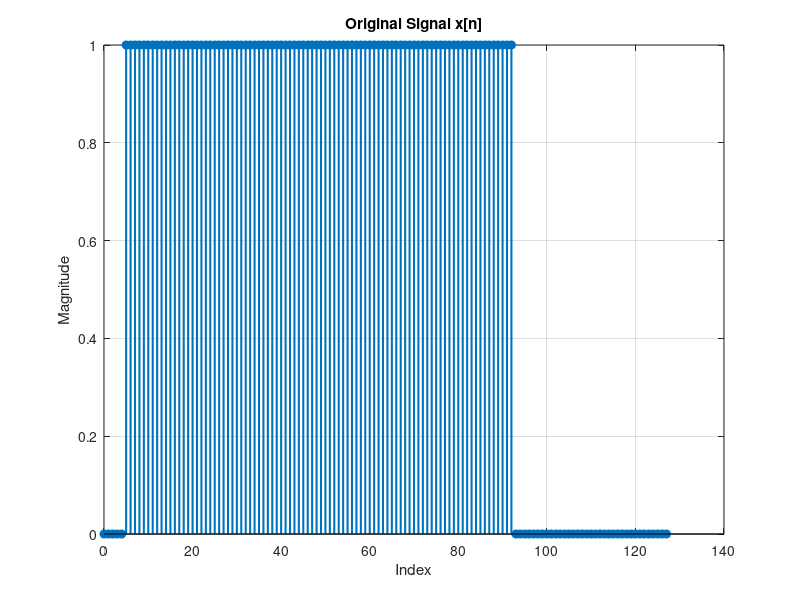
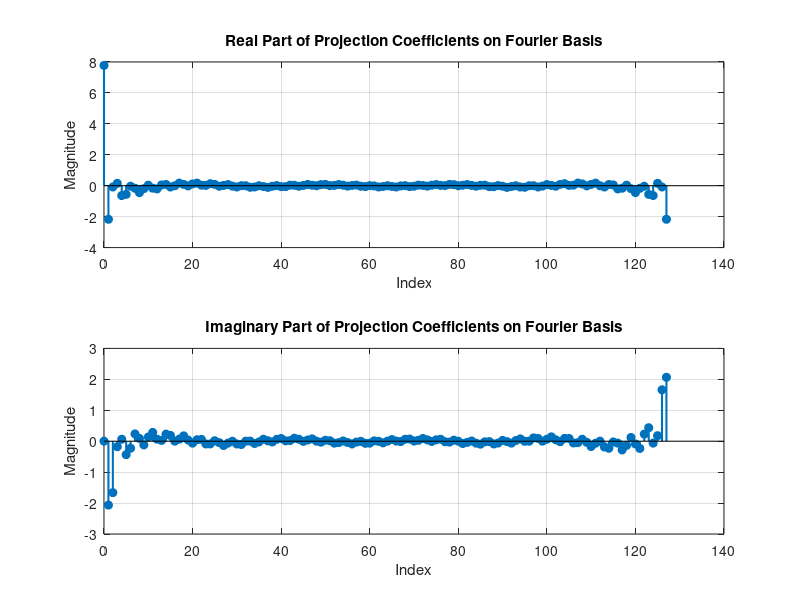
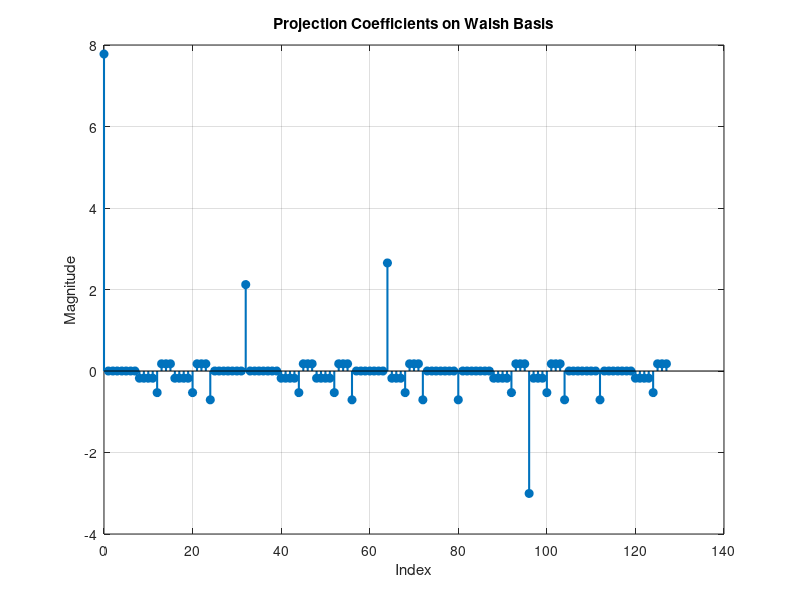

These figures' MATLAB source, in order:
clc;
clear;
close all;
format compact;

N = 128;
x = [zeros(1, 5), ones(1, 88), zeros(1, N - 93)]; % Define r88[n-5] over [0, N-1]

U_delta = eye(N);
c_delta = U_delta' * x';

figure;
stem(0:N-1, x, 'filled', 'LineWidth', 1.5);
title('Original Signal x[n]');
xlabel('Index');
ylabel('Magnitude');
grid on;

figure;
stem(0:N-1, c_delta, 'filled', 'LineWidth', 1.5);
title('Projection Coefficients on Canonical Basis');
xlabel('Index');
ylabel('Magnitude');
grid on;

% Creating the Fourier Basis
n = 0:N-1;
UF = zeros(N);
for k = 0:N-1
    for m = 0:N-1
        UF(k+1, m+1) = exp(1i * (2 * pi / N) * k * m);
    end
end


UF = (1/sqrt(N)) * UF;

UB = eye(N);

c_Fourier = UF' * x';

U_W = (1/sqrt(N)) * hadamard(N);

c_Walsh = U_W' * x';

testMatrix = UF * conj(UF');
testMatrix2 = UB * conj(UB');
testMatrix3 = U_W * conj(U_W');

sum(testMatrix(:)) % good if ~128
sum(testMatrix2(:)) % good if ~128
sum(testMatrix3(:)) % good if ~128

% Plot Fourier Basis
% Real part
figure(2)
subplot(2, 1, 1); % 2 rows, 1 column, first subplot
stem(0:N-1, real(c_Fourier), 'filled', 'LineWidth', 1.5);
title('Real Part of Projection Coefficients on Fourier Basis');
xlabel('Index');
ylabel('Magnitude');
grid on;

% Imaginary part
subplot(2, 1, 2); % 2 rows, 1 column, second subplot
stem(0:N-1, imag(c_Fourier), 'filled', 'LineWidth', 1.5);
title('Imaginary Part of Projection Coefficients on Fourier Basis');
xlabel('Index');
ylabel('Magnitude');
grid on;

% Plot Walsh Basis
figure
stem(0:N-1, real(c_Walsh),'filled','LineWidth',1.5);
title('Projection Coefficients on Walsh Basis');
xlabel('Index');
ylabel('Magnitude');
grid on;

% Verifying the Parseval's Equality

% Calculate the total energy in the time domain
energy_time = sum(abs(x).^2);

% Calculate the total energy in each basis representation
energy_canonical = sum(abs(c_delta).^2);
energy_fourier = sum(abs(c_Fourier).^2);
energy_walsh = sum(abs(c_Walsh).^2);

% Display the results
disp('Energy comparison using Parseval''s Equality:');
fprintf('Energy in time domain: %.4f\n', energy_time);
fprintf('Energy in Canonical basis: %.4f\n', energy_canonical);
fprintf('Energy in Fourier basis: %.4f\n', energy_fourier);
fprintf('Energy in Walsh basis: %.4f\n', energy_walsh);
